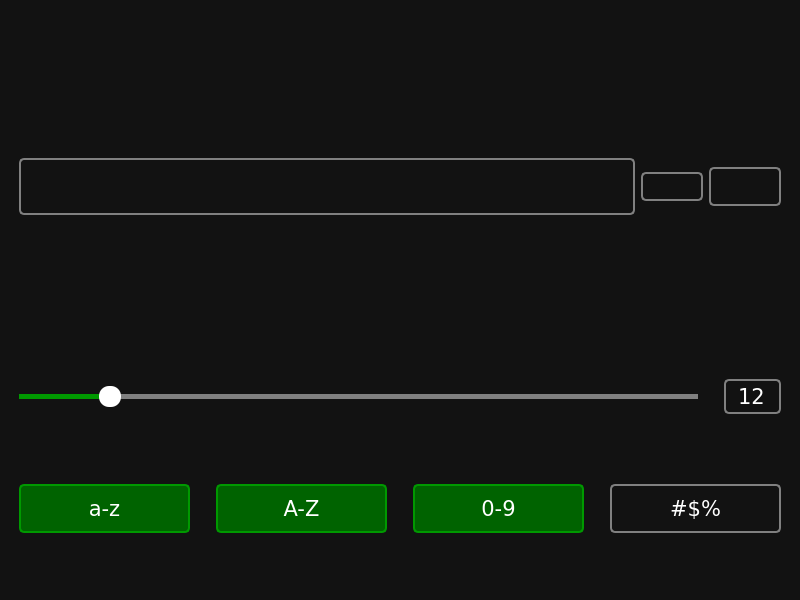
<?xml version="1.0" encoding="UTF-8"?>
<ui version="4.0">
 <class>MainWindow</class>
 <widget class="QMainWindow" name="MainWindow">
  <property name="geometry">
   <rect>
    <x>0</x>
    <y>0</y>
    <width>800</width>
    <height>600</height>
   </rect>
  </property>
  <property name="windowTitle">
   <string>Evgenchick's Password Generator</string>
  </property>
  <property name="windowIcon">
   <iconset resource="resources.qrc">
    <normaloff>:/icons/icons/app-icon.ico</normaloff>:/icons/icons/app-icon.ico</iconset>
  </property>
  <property name="styleSheet">
   <string notr="true">QWidget {
	background-color: #121212;
	color: white;
	font-family: Verdana;
	font-size: 16pt;
	margin: 10px;
}

QPushButton {
	border: 2px solid gray;
	border-radius: 5px;

}

QPushButton#btn_lower,
#btn_upper,
#btn_digits,
#btn_special {
	padding: 10px;
}

QPushButton:hover {
	border-color: #090;
}

QPushButton:pressed {
	border: 4px solid #090;
	border-radius: 5px;
}

QPushButton:checked {
	background-color: #006300;
	border-color: #090;
}</string>
  </property>
  <widget class="QWidget" name="centralwidget">
   <property name="styleSheet">
    <string notr="true"/>
   </property>
   <layout class="QVBoxLayout" name="verticalLayout">
    <item>
     <widget class="QPushButton" name="icon_lock">
      <property name="enabled">
       <bool>false</bool>
      </property>
      <property name="styleSheet">
       <string notr="true">border: none;</string>
      </property>
      <property name="text">
       <string/>
      </property>
      <property name="icon">
       <iconset>
        <disabledon>:/icons/icons/lock.svg</disabledon>
       </iconset>
      </property>
      <property name="iconSize">
       <size>
        <width>100</width>
        <height>100</height>
       </size>
      </property>
     </widget>
    </item>
    <item>
     <layout class="QHBoxLayout" name="layout_password">
      <item>
       <widget class="QFrame" name="frame_password">
        <property name="sizePolicy">
         <sizepolicy hsizetype="Minimum" vsizetype="Maximum">
          <horstretch>0</horstretch>
          <verstretch>0</verstretch>
         </sizepolicy>
        </property>
        <property name="styleSheet">
         <string notr="true">QFrame {
	border: 2px solid gray;
	border-radius: 5px;
	margin-right: 0;
}

Qframe:hover {
	border-color: #090;
}</string>
        </property>
        <property name="frameShape">
         <enum>QFrame::StyledPanel</enum>
        </property>
        <property name="frameShadow">
         <enum>QFrame::Raised</enum>
        </property>
        <layout class="QHBoxLayout" name="horizontalLayout_2">
         <item>
          <widget class="QLineEdit" name="line_password">
           <property name="styleSheet">
            <string notr="true">QLineEdit {
	border: none;
	margin: 0;
	font-size: 20pt;
}</string>
           </property>
          </widget>
         </item>
         <item>
          <widget class="QPushButton" name="btn_visibility">
           <property name="cursor">
            <cursorShape>PointingHandCursor</cursorShape>
           </property>
           <property name="styleSheet">
            <string notr="true">QPushButton {
	border: none;
	margin: 0;
	background-color: transparent;
}</string>
           </property>
           <property name="text">
            <string/>
           </property>
           <property name="icon">
            <iconset resource="resources.qrc">
             <normaloff>:/icons/icons/visibility_off.svg</normaloff>
             <normalon>:/icons/icons/visibility.svg</normalon>:/icons/icons/visibility_off.svg</iconset>
           </property>
           <property name="iconSize">
            <size>
             <width>30</width>
             <height>30</height>
            </size>
           </property>
           <property name="checkable">
            <bool>true</bool>
           </property>
          </widget>
         </item>
        </layout>
       </widget>
      </item>
      <item>
       <widget class="QPushButton" name="btn_refresh">
        <property name="cursor">
         <cursorShape>PointingHandCursor</cursorShape>
        </property>
        <property name="styleSheet">
         <string notr="true">QPushButton {
	margin-right: 0;
	margin-left: 0;
}</string>
        </property>
        <property name="text">
         <string/>
        </property>
        <property name="icon">
         <iconset>
          <normalon>:/icons/icons/refresh.svg</normalon>
         </iconset>
        </property>
        <property name="iconSize">
         <size>
          <width>52</width>
          <height>52</height>
         </size>
        </property>
       </widget>
      </item>
      <item>
       <widget class="QPushButton" name="btn_copy">
        <property name="cursor">
         <cursorShape>PointingHandCursor</cursorShape>
        </property>
        <property name="styleSheet">
         <string notr="true">QPushButton {
	padding: 5px;
	margin-left: 0;
}</string>
        </property>
        <property name="text">
         <string/>
        </property>
        <property name="icon">
         <iconset>
          <normalon>:/icons/icons/copy.svg</normalon>
         </iconset>
        </property>
        <property name="iconSize">
         <size>
          <width>42</width>
          <height>42</height>
         </size>
        </property>
       </widget>
      </item>
     </layout>
    </item>
    <item>
     <layout class="QHBoxLayout" name="layout_info">
      <item>
       <widget class="QLabel" name="label_strength">
        <property name="sizePolicy">
         <sizepolicy hsizetype="Preferred" vsizetype="Maximum">
          <horstretch>0</horstretch>
          <verstretch>0</verstretch>
         </sizepolicy>
        </property>
        <property name="cursor">
         <cursorShape>ArrowCursor</cursorShape>
        </property>
        <property name="text">
         <string/>
        </property>
        <property name="alignment">
         <set>Qt::AlignCenter</set>
        </property>
       </widget>
      </item>
      <item>
       <widget class="QLabel" name="label_entropy">
        <property name="sizePolicy">
         <sizepolicy hsizetype="Preferred" vsizetype="Maximum">
          <horstretch>0</horstretch>
          <verstretch>0</verstretch>
         </sizepolicy>
        </property>
        <property name="text">
         <string/>
        </property>
        <property name="alignment">
         <set>Qt::AlignCenter</set>
        </property>
       </widget>
      </item>
     </layout>
    </item>
    <item>
     <layout class="QHBoxLayout" name="layout_length">
      <item>
       <widget class="QSlider" name="slider_length">
        <property name="cursor">
         <cursorShape>PointingHandCursor</cursorShape>
        </property>
        <property name="styleSheet">
         <string notr="true">QSlider::groove:horizontal {
	background-color: transparent;
	height: 5px;
}

QSlider::sub-page:horizontal {
	background-color: #090;
}

QSlider::add-page:horizontal {
	background-color: gray;
}

QSlider::handle:horizontal {
	background-color: white;
	width: 22px;
	border-radius: 10px;
	margin-top: -8px;
	margin-bottom: -8px;
}</string>
        </property>
        <property name="minimum">
         <number>0</number>
        </property>
        <property name="value">
         <number>12</number>
        </property>
        <property name="sliderPosition">
         <number>12</number>
        </property>
        <property name="orientation">
         <enum>Qt::Horizontal</enum>
        </property>
       </widget>
      </item>
      <item>
       <widget class="QSpinBox" name="spinbox_length">
        <property name="cursor">
         <cursorShape>IBeamCursor</cursorShape>
        </property>
        <property name="styleSheet">
         <string notr="true">QSpinBox {
	border: 2px solid gray;
	border-radius: 5px;
	background-color: transparent;
	padding: 2px
}

QSpinBox:hover {
	border-color: #009900;
}</string>
        </property>
        <property name="alignment">
         <set>Qt::AlignCenter</set>
        </property>
        <property name="buttonSymbols">
         <enum>QAbstractSpinBox::NoButtons</enum>
        </property>
        <property name="maximum">
         <number>100</number>
        </property>
        <property name="value">
         <number>12</number>
        </property>
       </widget>
      </item>
     </layout>
    </item>
    <item>
     <layout class="QHBoxLayout" name="layout_characters">
      <item>
       <widget class="QPushButton" name="btn_lower">
        <property name="cursor">
         <cursorShape>PointingHandCursor</cursorShape>
        </property>
        <property name="text">
         <string>a-z</string>
        </property>
        <property name="checkable">
         <bool>true</bool>
        </property>
        <property name="checked">
         <bool>true</bool>
        </property>
       </widget>
      </item>
      <item>
       <widget class="QPushButton" name="btn_upper">
        <property name="cursor">
         <cursorShape>PointingHandCursor</cursorShape>
        </property>
        <property name="text">
         <string>A-Z</string>
        </property>
        <property name="checkable">
         <bool>true</bool>
        </property>
        <property name="checked">
         <bool>true</bool>
        </property>
       </widget>
      </item>
      <item>
       <widget class="QPushButton" name="btn_digits">
        <property name="cursor">
         <cursorShape>PointingHandCursor</cursorShape>
        </property>
        <property name="text">
         <string>0-9</string>
        </property>
        <property name="checkable">
         <bool>true</bool>
        </property>
        <property name="checked">
         <bool>true</bool>
        </property>
       </widget>
      </item>
      <item>
       <widget class="QPushButton" name="btn_special">
        <property name="cursor">
         <cursorShape>PointingHandCursor</cursorShape>
        </property>
        <property name="text">
         <string>#$%</string>
        </property>
        <property name="checkable">
         <bool>true</bool>
        </property>
       </widget>
      </item>
     </layout>
    </item>
   </layout>
  </widget>
 </widget>
 <resources>
  <include location="resources.qrc"/>
 </resources>
 <connections/>
</ui>
